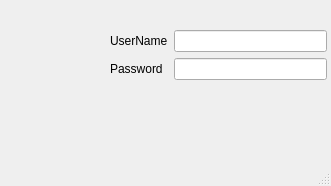
<?xml version="1.0" encoding="UTF-8"?>
<ui version="4.0">
 <class>MainWindow</class>
 <widget class="QMainWindow" name="MainWindow">
  <property name="geometry">
   <rect>
    <x>0</x>
    <y>0</y>
    <width>331</width>
    <height>186</height>
   </rect>
  </property>
  <property name="windowTitle">
   <string>MainWindow</string>
  </property>
  <widget class="QWidget" name="centralwidget">
   <widget class="QLabel" name="label_pic">
    <property name="geometry">
     <rect>
      <x>10</x>
      <y>30</y>
      <width>91</width>
      <height>71</height>
     </rect>
    </property>
    <property name="text">
     <string/>
    </property>
   </widget>
   <widget class="QWidget" name="formLayoutWidget">
    <property name="geometry">
     <rect>
      <x>110</x>
      <y>30</y>
      <width>217</width>
      <height>64</height>
     </rect>
    </property>
    <layout class="QFormLayout" name="formLayout_2">
     <item row="0" column="0">
      <widget class="QLabel" name="label_2">
       <property name="text">
        <string>UserName</string>
       </property>
      </widget>
     </item>
     <item row="0" column="1">
      <widget class="QLineEdit" name="lineEdit"/>
     </item>
     <item row="2" column="0">
      <widget class="QLabel" name="label">
       <property name="text">
        <string>Password</string>
       </property>
      </widget>
     </item>
     <item row="2" column="1">
      <widget class="QLineEdit" name="lineEdit_2">
       <property name="echoMode">
        <enum>QLineEdit::Password</enum>
       </property>
      </widget>
     </item>
    </layout>
   </widget>
  </widget>
  <widget class="QMenuBar" name="menubar">
   <property name="geometry">
    <rect>
     <x>0</x>
     <y>0</y>
     <width>331</width>
     <height>22</height>
    </rect>
   </property>
  </widget>
  <widget class="QStatusBar" name="statusbar"/>
 </widget>
 <resources/>
 <connections/>
</ui>
